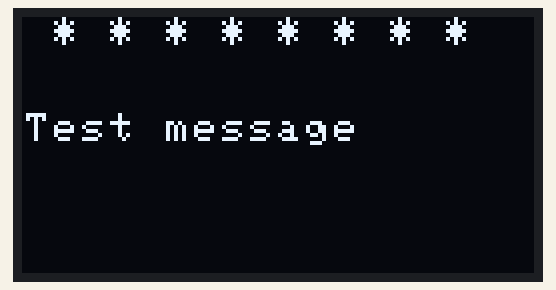
Bench run of a sketch on a simulated Raspberry Pi Pico. On the bench: 128×64 one-colour display. Wiring (inferred from the names in the program): SSD1306 OLED at I2C address 0x3C. Random numbers use the default seed unless the sketch sets one.

Above: at 0.2 s.
At 3.1 s:
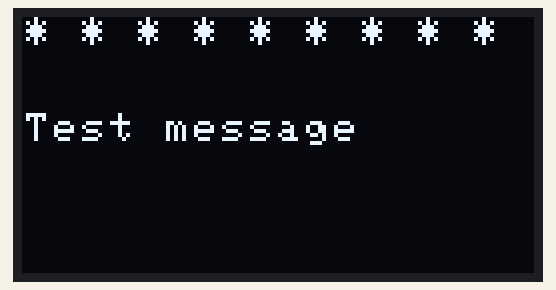
At 11.65 s:
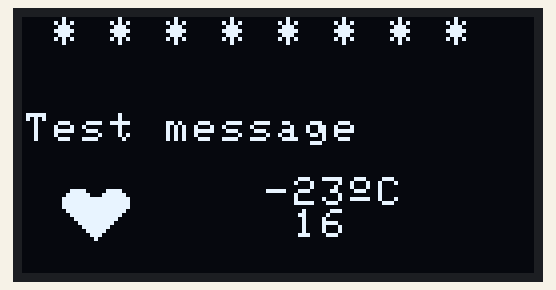
At 19.64 s:
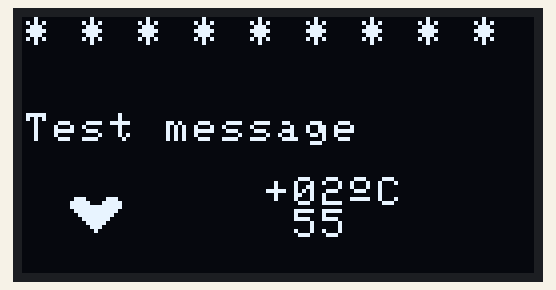
At 28.95 s:
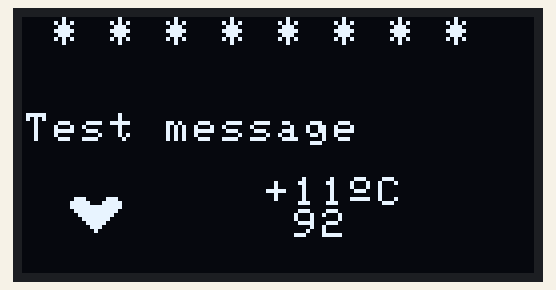
At 39.12 s:
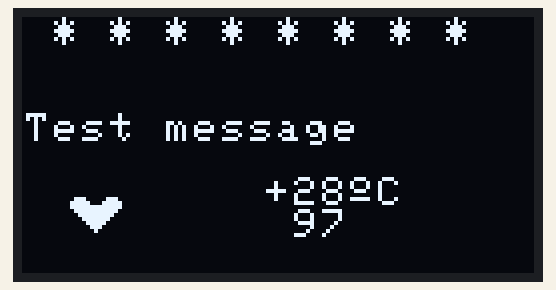

The sketch:

arduino_oled_test.ino
```cpp
#include <SoftwareSerial.h>
#include "SSD1306_minimal.h"
#include "Wire.h"

#define DEG "\xa7" "C"

SSD1306_Mini oled;

//byte array of bitmap 5x24px
const unsigned char  img_thermometer[] PROGMEM = {

  0x00, 0xfe, 0x03, 0xfe, 0x50,
  0x00, 0xff, 0x00, 0xff, 0x55,
  0x60, 0x9f, 0x80, 0x9f, 0x65,

};

//byte array of bitmap 17x16 px
const unsigned char  img_heart_small[] PROGMEM = {

    0x00, 0x00, 0xc0, 0xe0, 0xe0, 0xe0, 0xc0, 0x80, 0x80, 0x80, 0xc0, 0xe0, 0xe0, 0xe0, 0xc0, 0x00, 0x00, 0x00, 0x00, 0x00, 0x01, 0x03, 0x07, 0x0f, 0x1f, 0x3f, 0x1f, 0x0f, 0x07, 0x03, 0x01, 0x00, 0x00, 0x00
};

//byte array of bitmap 17x16 px
const unsigned char  img_heart_big[] PROGMEM = {

    0xe0, 0xf0, 0xf8, 0xf8, 0xf8, 0xf8, 0xf0, 0xe0, 0xe0, 0xe0, 0xf0, 0xf8, 0xf8, 0xf8, 0xf8, 0xf0, 0xe0, 0x00, 0x01, 0x03, 0x07, 0x0f, 0x1f, 0x3f, 0x7f, 0xff, 0x7f, 0x3f, 0x1f, 0x0f, 0x07, 0x03, 0x01, 0x00
};

//Byte array of bitmap of 76 x 56 px:
const unsigned char img_logo [] PROGMEM = {
0xff, 0xff, 0xff, 0xff, 0xff, 0xff, 0x7f, 0x3f, 0x1f, 0x1f, 0x1f, 0x1f, 0x1f, 0x1f, 0xff, 0xff, 0xff, 0xff, 0xff, 0xff, 0xff, 0xff, 0xff, 0xff, 0xff, 0xff, 0xff, 0xff, 0xff, 0xff, 0xff, 0x00, 0x00, 0x00, 0x00, 0x00, 0x00, 0x00, 0x00, 0x00, 0x00, 0x00, 0x00, 0x00, 0x00, 0x00, 0x00, 0x00, 0x00, 0x00, 0x00, 0x00, 0x00, 0x00, 0x00, 0x00, 0x00, 0x00, 0x00, 0x00, 0x00, 0x00, 0x00, 0x00, 0x00, 0x00, 0x00, 0x00, 0x00, 0x00, 0x00, 0x00, 0x00, 0x00, 0x00, 0x00, 0xff, 0xff, 0xff, 0xff, 0x07, 0x00, 0x30, 0xfc, 0xff, 0xff, 0xff, 0xff, 0xff, 0xff, 0xff, 0xff, 0xff, 0x0f, 0x07, 0xc3, 0xe3, 0xe3, 0xe3, 0xe3, 0xc3, 0x07, 0x0f, 0xff, 0xff, 0xff, 0xff, 0x00, 0x00, 0x00, 0x00, 0x00, 0x00, 0x00, 0x00, 0x00, 0x00, 0x00, 0x00, 0x00, 0x00, 0x00, 0x00, 0x00, 0x00, 0x00, 0x00, 0x00, 0x00, 0x00, 0x00, 0x00, 0x00, 0x00, 0x00, 0x00, 0x00, 0x00, 0x00, 0x00, 0x00, 0x00, 0x00, 0x00, 0x00, 0x00, 0x00, 0x00, 0x00, 0x00, 0x00, 0x00, 0xff, 0xff, 0xff, 0xff, 0xff, 0xfc, 0xf0, 0xe1, 0xc3, 0xc7, 0xc7, 0xc7, 0xc7, 0xc7, 0xff, 0xff, 0xff, 0xf0, 0xe0, 0xe3, 0xc7, 0xc7, 0xc7, 0xc7, 0xe3, 0xe0, 0xf0, 0xff, 0xff, 0xff, 0xff, 0x00, 0x00, 0x00, 0x00, 0x00, 0x00, 0x00, 0x00, 0x00, 0x00, 0x00, 0x00, 0x00, 0x00, 0x00, 0x00, 0x00, 0x00, 0x00, 0x00, 0x00, 0x00, 0x00, 0x00, 0x00, 0x00, 0x00, 0x00, 0x00, 0x00, 0x00, 0x00, 0x00, 0x00, 0x00, 0x00, 0x00, 0x00, 0x00, 0x00, 0x00, 0x00, 0x00, 0x00, 0x00, 0xe3, 0xe3, 0xe3, 0xe3, 0xe3, 0xe3, 0x03, 0x7f, 0x7f, 0x7f, 0x7f, 0x03, 0xe3, 0x03, 0x7f, 0x7f, 0x7f, 0x03, 0xe3, 0x03, 0x7f, 0x7f, 0x7f, 0x7f, 0x03, 0xe3, 0xe3, 0xe3, 0xe3, 0xe3, 0xe3, 0x00, 0x00, 0xe0, 0xe0, 0xe0, 0xe0, 0xe0, 0xe0, 0xe0, 0xe0, 0xe0, 0xe0, 0xe0, 0xe0, 0xe0, 0xe0, 0xe0, 0xe0, 0xe0, 0xe0, 0xe0, 0xe0, 0xe0, 0xe0, 0xe0, 0xe0, 0xe0, 0xe0, 0xe0, 0xe0, 0xe0, 0xe0, 0xe0, 0xe0, 0xe0, 0xe0, 0xe0, 0xe0, 0xe0, 0xe0, 0xe0, 0xe0, 0xe0, 0xe0, 0xe0, 0xff, 0xff, 0xff, 0xff, 0xff, 0xff, 0x0f, 0x0f, 0x8f, 0x8f, 0x8f, 0x8f, 0x8f, 0x8f, 0x0f, 0x1f, 0x7f, 0xff, 0xff, 0xff, 0xff, 0x8f, 0x8f, 0x8f, 0xff, 0xff, 0xff, 0xff, 0xff, 0xff, 0xff, 0x00, 0x00, 0xff, 0xff, 0xff, 0xff, 0xff, 0xff, 0x9f, 0x8f, 0x8f, 0x8f, 0xff, 0xff, 0xff, 0xff, 0xff, 0xff, 0xff, 0xff, 0xff, 0xff, 0xff, 0xff, 0xff, 0xff, 0xff, 0xff, 0xff, 0xff, 0xff, 0xff, 0xff, 0xff, 0xff, 0xff, 0xff, 0xff, 0xff, 0xff, 0xff, 0xff, 0xff, 0xff, 0xff, 0xff, 0xff, 0xff, 0xff, 0xff, 0xff, 0x00, 0x00, 0x8f, 0x8f, 0x8f, 0x8f, 0x8f, 0x8f, 0xc0, 0xc0, 0xf0, 0xff, 0xff, 0xf9, 0xf1, 0x01, 0x01, 0x01, 0xff, 0xff, 0xff, 0xff, 0xff, 0xff, 0xff, 0x00, 0x00, 0xff, 0xff, 0xff, 0xff, 0xff, 0xf9, 0xf1, 0x01, 0x01, 0x01, 0xff, 0xff, 0xff, 0xff, 0xff, 0x01, 0x01, 0x03, 0xe3, 0xf1, 0xf1, 0xf1, 0xf1, 0x01, 0x03, 0xff, 0xff, 0xff, 0xff, 0x07, 0x03, 0xe1, 0xf1, 0xf1, 0xf1, 0xf1, 0xe1, 0x03, 0x07, 0xff, 0xff, 0xff, 0xff, 0xff, 0xff, 0xff, 0xff, 0xff, 0xff, 0xe0, 0xe0, 0xff, 0xff, 0xff, 0xff, 0xff, 0xff, 0xff, 0xff, 0xff, 0xff, 0xff, 0xe3, 0xe3, 0xe0, 0xe0, 0xe0, 0xe3, 0xe3, 0xf7, 0xff, 0xff, 0xff, 0xff, 0x00, 0x00, 0xff, 0xff, 0xff, 0xff, 0xff, 0xe3, 0xe3, 0xe0, 0xe0, 0xe0, 0xe3, 0xe3, 0xf7, 0xff, 0xff, 0xf0, 0xe0, 0xf0, 0xff, 0xff, 0xff, 0xff, 0xff, 0xf0, 0xe0, 0xff, 0xff, 0xff, 0xff, 0xf8, 0xf0, 0xf1, 0xe3, 0xe3, 0xe3, 0xe3, 0xf1, 0xf0, 0xf8, 0xff, 0xff, 0xff, 0xff
};


void splash(){

  oled.startScreen();
  oled.clear();

  oled.drawImage( img_logo, 20,0, 76, 7 );
  oled.cursorTo(0,7);
  oled.printString( "http://CoPiino.cc");

  delay(5000);

  oled.clear();
  oled.cursorTo(15,1);
  oled.printString( "SSD1306+ATTiny");

  oled.cursorTo(30,3);
  oled.printString( "Library");


  oled.cursorTo(0,7);
  oled.printString( "http://CoPiino.cc");


}


void heartBeat(){
  static char big=1;
  static long startTime=0;
  long currentTime;

  // get current time
  currentTime= millis();

  // update if 1000ms passed
  if ((currentTime - startTime) > 200){
    startTime= currentTime;


    // ---
    big=1-big;
    if (big){
      oled.drawImage( img_heart_big, 10, 5, 17, 2);
    } else {
      oled.drawImage( img_heart_small, 10, 5, 17, 2);
    }

  }
}


void prepareDisplay(){

  unsigned int i,k;
  unsigned char ch[5];

  oled.clear();
  oled.startScreen();


  oled.cursorTo(0,0);
  oled.printString( "ATTiny");
  oled.cursorTo(5,1);
  oled.printString( "Standard Font");
  oled.cursorTo(10,2);
  oled.printString( "abcdef...xyz");

  oled.drawImage( img_thermometer, 50,4, 5, 3 );
  oled.cursorTo(60, 5);
  oled.printString( "+15" DEG );
  oled.cursorTo(67, 6);
  oled.printString( "63%");

  oled.drawImage( img_heart_small, 10, 5, 17, 2);


}

char getTemperature(){
   return random(-30,30);
}

char getHumidity(){
   return random(0,99);
}

void setup(){
  pinMode(3, INPUT);

  oled.init(0x3c);
  oled.clear();
 // oled.cursorTo(0, 0);
 // oled.printString("*****Vips****");
  delay(3000);

}

int flagStar = 0;

void loop1()
{
    oled.cursorTo(0, 0);
  if (flagStar == 0)
  {
    oled.printString("* * * * * * * * *");
    flagStar = 1;
  }
  else
  {
    oled.printString(" * * * * * * * * ");
    flagStar = 0;
  }
 oled.cursorTo(0, 3);
 oled.printString("Test message");
  delay(100);
}


void loop(){

  static long startTime=0;
  long currentTime;


  // get current time
  currentTime= millis();

  // update if 1000ms passed
  if ((currentTime - startTime) > 1000){
    startTime= currentTime;
    char buf[10];

    // ---
    // update temperature
    char temperature= getTemperature();

    sprintf(buf, "%+0.2hd" DEG , temperature);

    // set cursor
    oled.cursorTo(60, 5);

    // print to display
    oled.printString( buf );


    // ---
    // update humidity
    char humidity= getHumidity();

    sprintf(buf, "%0.2hd\%", humidity);

    // set cursor
    oled.cursorTo(67, 6);

    // print to display
    oled.printString( buf );


  }

  heartBeat();


}
```
